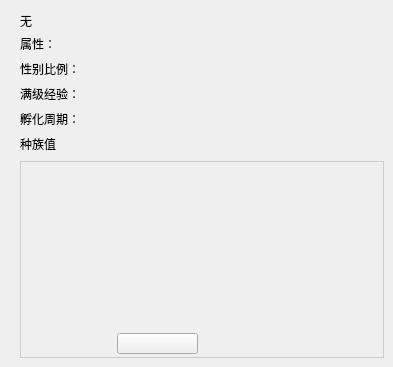
       <widget class="QWidget" name="info_fixed">
        <attribute name="title">
         <string>固定</string>
        </attribute>
        <widget class="QLabel" name="fix_name">
         <property name="geometry">
          <rect>
           <x>20</x>
           <y>10</y>
           <width>191</width>
           <height>21</height>
          </rect>
         </property>
         <property name="styleSheet">
          <string notr="true">font: 12pt &quot;微软雅黑&quot;;</string>
         </property>
         <property name="text">
          <string>无</string>
         </property>
        </widget>
        <widget class="QLabel" name="label_59">
         <property name="geometry">
          <rect>
           <x>20</x>
           <y>35</y>
           <width>41</width>
           <height>18</height>
          </rect>
         </property>
         <property name="styleSheet">
          <string notr="true">font: 12pt &quot;微软雅黑&quot;;</string>
         </property>
         <property name="text">
          <string>属性：</string>
         </property>
        </widget>
        <widget class="QLabel" name="label_60">
         <property name="geometry">
          <rect>
           <x>20</x>
           <y>60</y>
           <width>81</width>
           <height>18</height>
          </rect>
         </property>
         <property name="styleSheet">
          <string notr="true">font: 12pt &quot;微软雅黑&quot;;</string>
         </property>
         <property name="text">
          <string>性别比例：</string>
         </property>
        </widget>
        <widget class="QLabel" name="label_61">
         <property name="geometry">
          <rect>
           <x>20</x>
           <y>85</y>
           <width>101</width>
           <height>18</height>
          </rect>
         </property>
         <property name="styleSheet">
          <string notr="true">font: 12pt &quot;微软雅黑&quot;;</string>
         </property>
         <property name="text">
          <string>满级经验：</string>
         </property>
        </widget>
        <widget class="QLabel" name="label_62">
         <property name="geometry">
          <rect>
           <x>20</x>
           <y>110</y>
           <width>71</width>
           <height>18</height>
          </rect>
         </property>
         <property name="styleSheet">
          <string notr="true">font: 12pt &quot;微软雅黑&quot;;</string>
         </property>
         <property name="text">
          <string>孵化周期：</string>
         </property>
        </widget>
        <widget class="QLabel" name="type1">
         <property name="geometry">
          <rect>
           <x>150</x>
           <y>35</y>
           <width>48</width>
           <height>21</height>
          </rect>
         </property>
         <property name="styleSheet">
          <string notr="true"/>
         </property>
         <property name="text">
          <string/>
         </property>
         <property name="scaledContents">
          <bool>true</bool>
         </property>
        </widget>
        <widget class="QLabel" name="type2">
         <property name="geometry">
          <rect>
           <x>210</x>
           <y>35</y>
           <width>48</width>
           <height>21</height>
          </rect>
         </property>
         <property name="styleSheet">
          <string notr="true"/>
         </property>
         <property name="text">
          <string/>
         </property>
         <property name="scaledContents">
          <bool>true</bool>
         </property>
        </widget>
        <widget class="QLabel" name="label_sexratio">
         <property name="geometry">
          <rect>
           <x>150</x>
           <y>60</y>
           <width>191</width>
           <height>18</height>
          </rect>
         </property>
         <property name="styleSheet">
          <string notr="true">font: 12pt &quot;微软雅黑&quot;;</string>
         </property>
         <property name="text">
          <string/>
         </property>
        </widget>
        <widget class="QLabel" name="label_MaxExp">
         <property name="geometry">
          <rect>
           <x>150</x>
           <y>85</y>
           <width>191</width>
           <height>18</height>
          </rect>
         </property>
         <property name="styleSheet">
          <string notr="true">font: 12pt &quot;微软雅黑&quot;;</string>
         </property>
         <property name="text">
          <string/>
         </property>
        </widget>
        <widget class="QLabel" name="label_EggSteps">
         <property name="geometry">
          <rect>
           <x>150</x>
           <y>110</y>
           <width>191</width>
           <height>18</height>
          </rect>
         </property>
         <property name="styleSheet">
          <string notr="true">font: 12pt &quot;微软雅黑&quot;;</string>
         </property>
         <property name="text">
          <string/>
         </property>
        </widget>
        <widget class="QLabel" name="label_73">
         <property name="geometry">
          <rect>
           <x>20</x>
           <y>135</y>
           <width>71</width>
           <height>18</height>
          </rect>
         </property>
         <property name="styleSheet">
          <string notr="true">font: 12pt &quot;微软雅黑&quot;;</string>
         </property>
         <property name="text">
          <string>种族值</string>
         </property>
        </widget>
        <widget class="QLabel" name="breedValuePanel">
         <property name="geometry">
          <rect>
           <x>20</x>
           <y>161</y>
           <width>364</width>
           <height>197</height>
          </rect>
         </property>
         <property name="cursor">
          <cursorShape>ArrowCursor</cursorShape>
         </property>
         <property name="styleSheet">
          <string notr="true">border:1px solid rgb(204, 204, 204)</string>
         </property>
         <property name="frameShape">
          <enum>QFrame::NoFrame</enum>
         </property>
         <property name="text">
          <string/>
         </property>
        </widget>
        <widget class="QPushButton" name="statsCalculator">
         <property name="geometry">
          <rect>
           <x>117</x>
           <y>333</y>
           <width>81</width>
           <height>21</height>
          </rect>
         </property>
         <property name="cursor">
          <cursorShape>PointingHandCursor</cursorShape>
         </property>
         <property name="styleSheet">
          <string notr="true">QPushButton{
border-image:url(:/images/transparency.png);
color:rgb(51, 102, 187);
}
QPushButton:hover{
color:rgb(0, 0, 255);
}
QPushButton:pressed{
color:rgb(187, 102, 51);
}</string>
         </property>
         <property name="text">
          <string/>
         </property>
        </widget>
       </widget>
